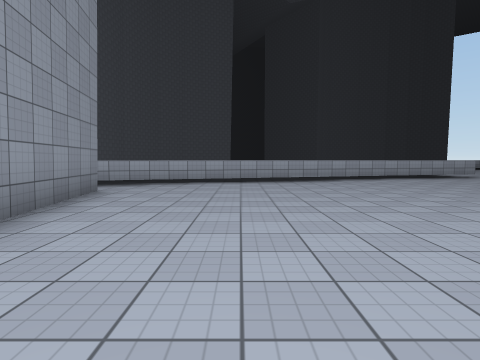
View 1 (above)

16 first-person views from a walk through a 3-D level made in the Unity game engine. The camera is 1.3 m above the floor, tilts 4° down and sees 80° across. The floor is counted in squares, 2 m on a side. Each view is taken from the middle of a square. On the plan, view 1 faces up. The plan holds only what a view shows up to about 9 squares ahead; the rest is blank. The place goes on beyond the plan. The player character is not drawn. Surface patterns are stand-ins for the level's own textures.

View 2
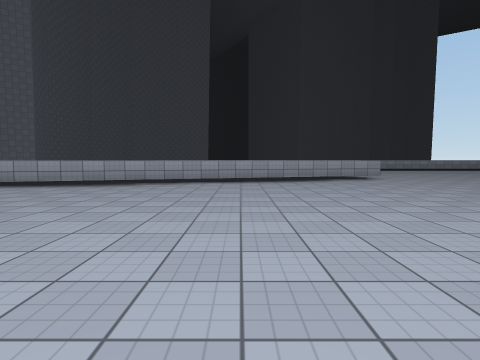

View 3
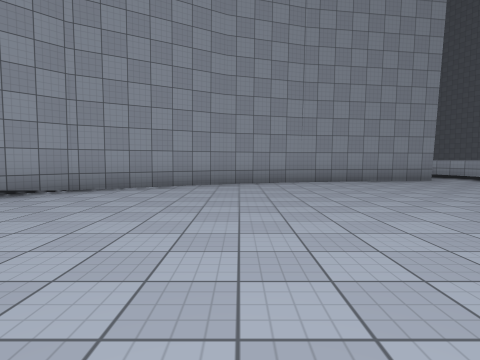

View 4
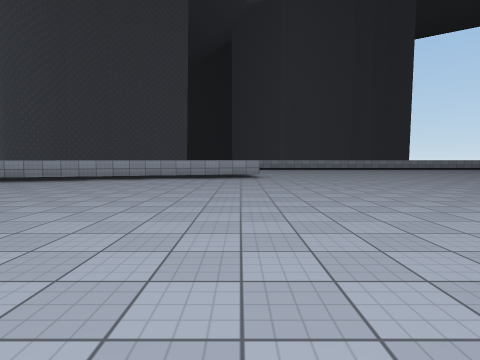

View 5
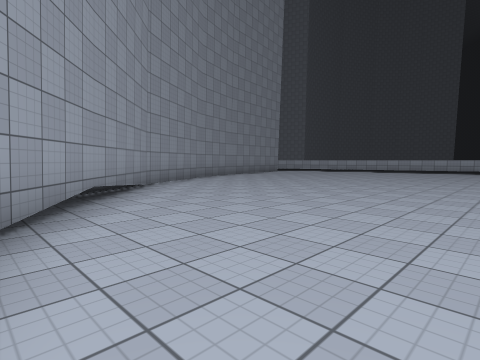

View 6
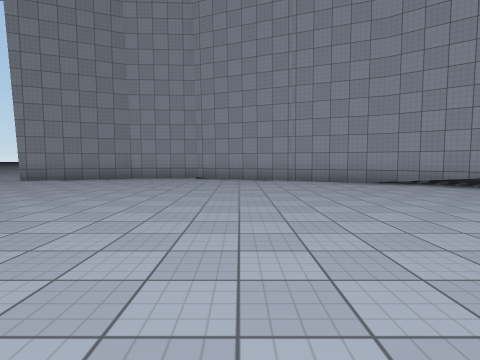

View 7
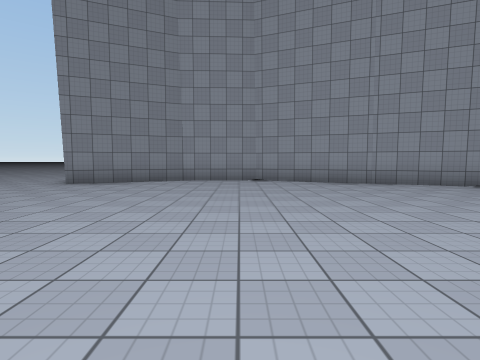

View 8
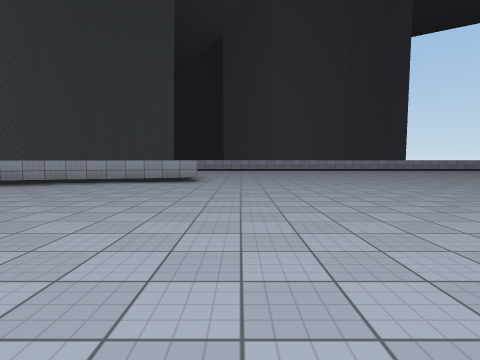

View 9
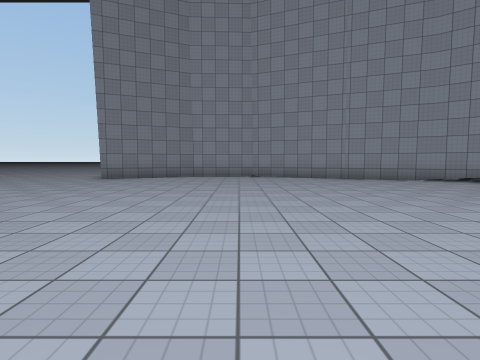

View 10
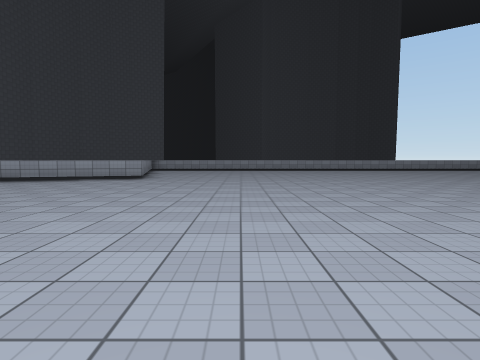

View 11
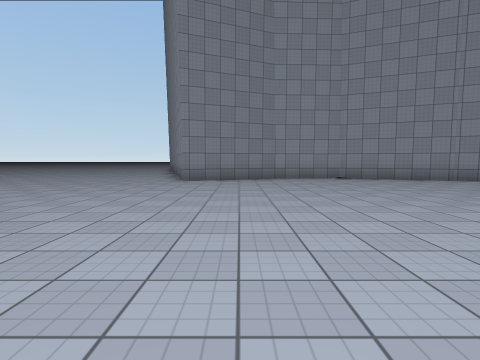

View 12
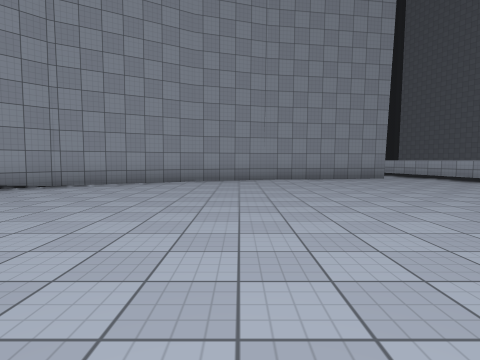

View 13
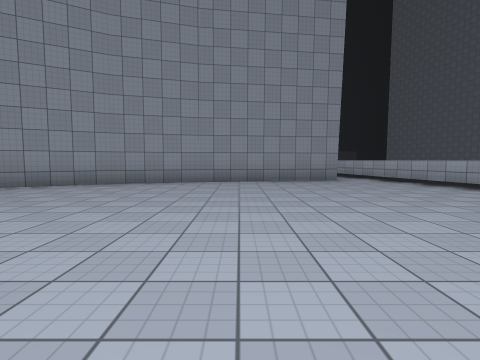

View 14
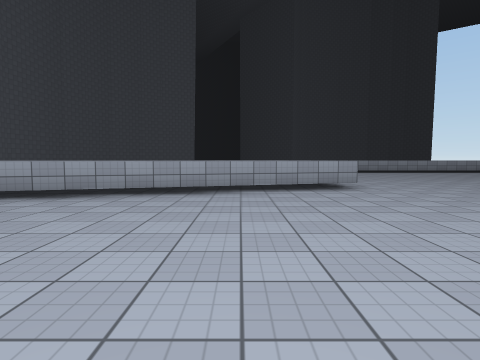

View 15
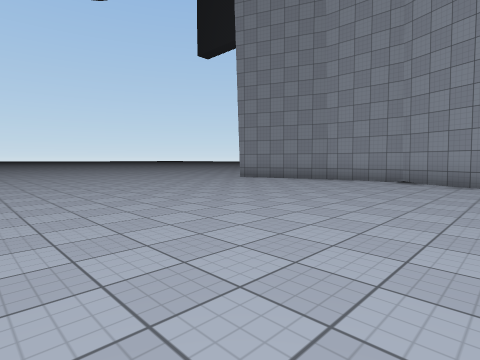

View 16
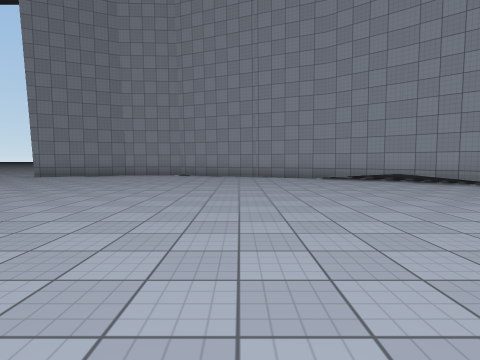

### Floor plan
Points are (right, up) in squares from view 1. A wall is a line through its corners. A room is listed if a view was taken in it or the views show most of it. See-through windows are left out.
Room 1 (views 1, 2, 3, 4, 5, 6, 7, 8, 9, 10, 11, 12, 13, 14, 15, 16)
walls: (8.8, 10.6) (-3.6, 7.3); (-1.7, -0.4) (0.1, -3.5); (-0.1, -3.6) (4.1, -6.9); (4, -6.9) (9.5, -9.1) (11.7, -9) (14.6, -7.8); (-3, 6.1) (-2.4, 1.8) (-1.7, -0.5)
ways out: opening at (-3, 7)

Positions as (right, up) in squares from view 1, and headings:
1: (0, 0), facing up
2: (4, 1), facing up
3: (6, 0), facing left
4: (8, 0), facing up
5: (7, -7), facing up-left
6: (8, 1), facing down
7: (10, 0), facing down
8: (10, 2), facing up
9: (10, 2), facing down
10: (12, 1), facing up
11: (13, 1), facing down
12: (7, 1), facing left
13: (6, 3), facing left
14: (6, 4), facing up
15: (7, 0), facing down-right
16: (7, 3), facing down
